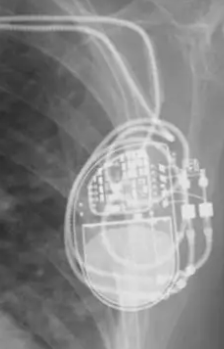
#> input picture src/perturbations/assets/pm1.png, 224 x 349 px
$ python -i image_perturbations.py   (imports and definitions only)
#> lines starting #> are read from the running program, lines starting #| are printed output that depends on the picture
"""
image_perturbations.py

Image-level perturbation functions for the spurious correlation benchmark;
each function takes a grayscale numpy array and returns a perturbed numpy array.

Perturbation types:
    - watermark / scanner artifact  (3 variants)
    - JPEG compression              (3 variants)
    - drains and tubes              (9 variants: chest tube x3, chest drain x3, ECG leads x3)
    - pacemaker                     (3 variants)
    - negative control              (1 variant)

Usage:
    from src.perturbations.image_perturbations import apply_perturbation

    img_array = cv2.imread("case.jpg", cv2.IMREAD_GRAYSCALE)
    img_array = cv2.resize(img_array, (512, 512))

    perturbed = apply_perturbation(img_array, perturbation_type="watermark", variant="v1")
    perturbed = apply_perturbation(img_array, perturbation_type="jpeg", variant="v2")
    perturbed = apply_perturbation(img_array, perturbation_type="chest_tube", variant="v1")
    perturbed = apply_perturbation(img_array, perturbation_type="chest_drain", variant="v2")
    perturbed = apply_perturbation(img_array, perturbation_type="ecg_leads", variant="v3")
    perturbed = apply_perturbation(img_array, perturbation_type="pacemaker", variant="v1",
                                   pacemaker_source=pm_array)
    perturbed = apply_perturbation(img_array, perturbation_type="negative_control", variant="v1")

    # or call individual functions directly:
    perturbed = add_watermark(img_array, variant="v2")
    perturbed = apply_jpeg_compression(img_array, variant="v1")
    perturbed = add_chest_tube(img_array, variant="v1")
    perturbed = add_chest_drain(img_array, variant="v2")
    perturbed = add_ecg_leads(img_array, variant="v3")
    perturbed = add_pacemaker(img_array, pacemaker_source=pm_array, variant="v1")
    perturbed = apply_negative_control(img_array)

Valid variants per type:
    watermark       : v1, v2, v3
    jpeg            : v1, v2, v3
    chest_tube      : v1, v2, v3
    chest_drain     : v1, v2, v3
    ecg_leads       : v1, v2, v3
    pacemaker       : v1, v2, v3  (requires pacemaker_source array)
    negative_control: v1
"""

import cv2
import numpy as np


_WATERMARK_VARIANTS = {
    "v1": {
        "lines":    ["STANFORD HEALTH CARE", "PA ERECT", "GE DISCOVERY XR656"],
        "position": "bottom_right",
        "opacity":  0.35,
    },
    "v2": {
        "lines":    ["GE HEALTHCARE", "PORTABLE AP", "SUPINE"],
        "position": "top_left",
        "opacity":  0.35,
    },
    "v3": {
        "lines":    ["BETH ISRAEL DEACONESS MC", "AP SUPINE", "ROOM ICU-4B"],
        "position": "bottom_left",
        "opacity":  0.35,
    },
}


def add_watermark(img: np.ndarray, variant: str = "v1") -> np.ndarray:
    """
    Overlays scanner / hospital watermark text onto the image.

    v1 ---- stationary scanner, bottom right (Stanford Health Care, PA ERECT)
    v2 ---- portable scanner, top left (GE Healthcare, PORTABLE AP, SUPINE)
    v3 ---- different institution, bottom left (Beth Israel, ICU room number)
    """
#> called with variant = 'v1'
    cfg = _WATERMARK_VARIANTS[variant]
    lines    = cfg["lines"]
    position = cfg["position"]
    opacity  = cfg["opacity"]

    h, w = img.shape[:2]
#> h = 349; w = 224
    img_bgr = cv2.cvtColor(img, cv2.COLOR_GRAY2BGR)
    overlay  = img_bgr.copy()

    font        = cv2.FONT_HERSHEY_SIMPLEX
    font_scale  = max(0.45, w / 1100)
#> font_scale = 0.45
    thickness   = 1
    margin      = 12
    line_gap    = 6
    text_bright = 200

    line_sizes = [cv2.getTextSize(l, font, font_scale, thickness)[0] for l in lines]
#> line_sizes = [(173, 10), (69, 10), (154, 10)]
    line_h     = max(s[1] for s in line_sizes)
#> line_h = 10
    block_h    = (line_h + line_gap) * len(lines)
#> block_h = 48
    block_w    = max(s[0] for s in line_sizes)
#> block_w = 173

    if position == "bottom_right":
        x0, y0 = w - block_w - margin, h - block_h - margin
#> x0 = 39; y0 = 289
    elif position == "bottom_left":
        x0, y0 = margin, h - block_h - margin
    elif position == "top_left":
        x0, y0 = margin, margin + line_h
    else:
        x0, y0 = w - block_w - margin, margin + line_h

    color = (text_bright, text_bright, text_bright)
    for i, line in enumerate(lines):
        cv2.putText(overlay, line, (x0, y0 + i * (line_h + line_gap)),
                    font, font_scale, color, thickness, cv2.LINE_AA)
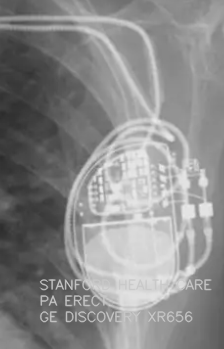
#> overlay: shape (349, 224, 3); min 43, max 237, mean 139

    result = cv2.addWeighted(overlay, opacity, img_bgr, 1 - opacity, 0)
    return cv2.cvtColor(result, cv2.COLOR_BGR2GRAY)


_JPEG_QUALITY = {"v1": 75, "v2": 40, "v3": 10}


# [14 lines left out: function apply_jpeg_compression, not called in this run]


_CHEST_TUBE_PARAMS = {
    "v1": {"entry_angle": 25, "mid_curve": 30, "bottom_drift": 15, "side": "right"},
    "v2": {"entry_angle": 20, "mid_curve": 35, "bottom_drift": 10, "side": "left"},
    "v3": {"entry_angle": 15, "mid_curve": 20, "bottom_drift": 20, "side": "right"},
}


# [60 lines left out: function add_chest_tube, not called in this run]


_CHEST_DRAIN_PARAMS = {
    "v1": {"y_entry": 0.22, "y_tip": 0.45, "thickness": 3, "side": "right"},
    "v2": {"y_entry": 0.45, "y_tip": 0.65, "thickness": 3, "side": "left"},
    "v3": {"y_entry": 0.30, "y_tip": 0.48, "thickness": 2, "side": "right"},
}


# [58 lines left out: function add_chest_drain, not called in this run]


_ECG_CONFIGS = {
    "v1": [
        ("RA", 0.20, 0.72, 0.05, 0.98),
        ("LA", 0.25, 0.28, 0.05, 0.02),
        ("LL", 0.72, 0.32, 0.98, 0.02),
    ],
    "v2": [
        ("RA", 0.20, 0.72, 0.05, 0.98),
        ("LA", 0.25, 0.28, 0.05, 0.02),
        ("LL", 0.72, 0.32, 0.98, 0.02),
        ("RL", 0.72, 0.68, 0.98, 0.98),
        ("V",  0.42, 0.50, 0.42, 0.98),
    ],
    "v3": [
        ("RA", 0.18, 0.70, 0.05, 0.98),
        ("LA", 0.22, 0.30, 0.05, 0.02),
        ("LL", 0.70, 0.30, 0.98, 0.02),
    ],
}


# [43 lines left out: function add_ecg_leads, not called in this run]


_PACEMAKER_POSITIONS = {
    "v1": (130, 160),
    "v2": (120, 145),
    "v3": (145, 175),
}


# [117 lines left out: functions _match_intensity, add_pacemaker, apply_negative_control, apply_perturbation, not called in this run]


ALL_CONDITIONS = [
    ("watermark",        "v1"),
    ("watermark",        "v2"),
    ("watermark",        "v3"),
    ("jpeg",             "v1"),
    ("jpeg",             "v2"),
    ("jpeg",             "v3"),
    ("chest_tube",       "v1"),
    ("chest_tube",       "v2"),
    ("chest_tube",       "v3"),
    ("chest_drain",      "v1"),
    ("chest_drain",      "v2"),
    ("chest_drain",      "v3"),
    ("ecg_leads",        "v1"),
    ("ecg_leads",        "v2"),
    ("ecg_leads",        "v3"),
    ("pacemaker",        "v1"),
    ("pacemaker",        "v2"),
    ("pacemaker",        "v3"),
    ("negative_control", "v1"),
]

>>> import cv2
>>> picture = cv2.imread('assets/pm1.png', cv2.IMREAD_GRAYSCALE)
>>> result = add_watermark(picture)

$ run again, on src/perturbations/assets/pm2.png
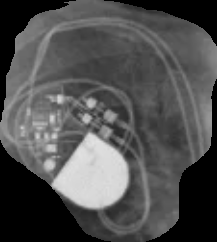
#> input picture src/perturbations/assets/pm2.png, 217 x 242 px
#> after the loop in add_watermark, `for i, line in enumerate(lines):`:
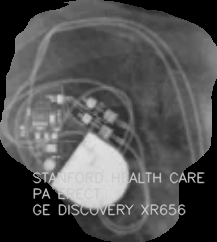
#> overlay: shape (242, 217, 3); min 0, max 226, mean 81.8

$ run again, on src/perturbations/assets/pm3.png
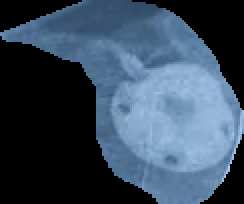
#> input picture src/perturbations/assets/pm3.png, 122 x 102 px (shown 2 times larger)
#> after the loop in add_watermark, `for i, line in enumerate(lines):`:
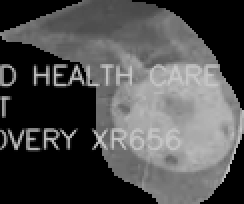
#> overlay: shape (102, 122, 3) (shown 2 times larger); min 0, max 200, mean 77.7
#> in add_watermark, `result = cv2.addWeighted(overlay, opacity, img_bgr, 1 - opacity, 0)`:
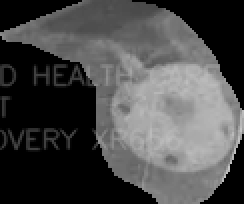
#> result: shape (102, 122, 3) (shown 2 times larger); min 0, max 200, mean 73.6
